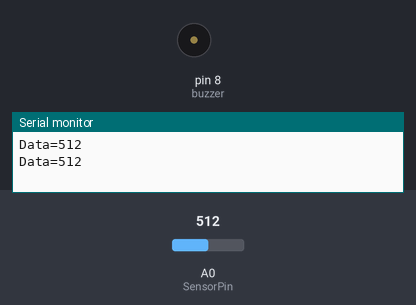
Simulated run of this sketch. Board: Arduino Uno, built with avr-gcc and run on an emulated ATmega328P. Shown: buzzer (waves = sounding, pin HIGH), the last lines printed to the serial monitor. The inputs (shaded band) are chosen by the test bench; at power-on: A0 (SensorPin) = 512.

Above: at 1.8 s.
1.9 s: A0 (SensorPin) set to 484
At 3.1 s:
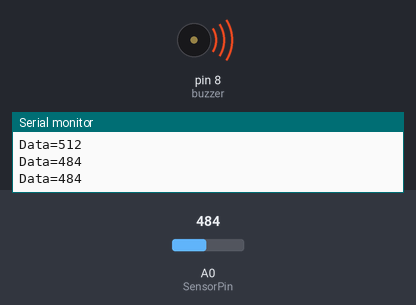
3.5 s: A0 (SensorPin) set to 510
At 4.7 s:
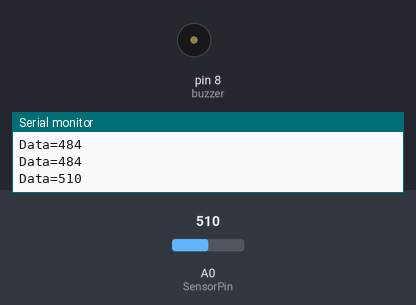
5.5 s: A0 (SensorPin) set to 490
At 7.4 s:
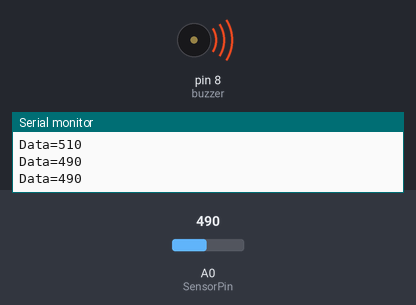
Timing chart, 0 to 8.9 s (numbered marks = the images above; inputs shaded):
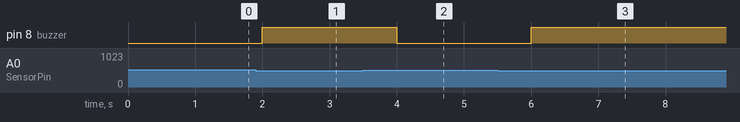

Measured:
- the behaviour switches between 500 and 499 on A0 (SensorPin) (found by bisection; images 0 and 1)
- after the input at 1.9 s, pin 8 (buzzer): LOW → HIGH after 0.10 s
- after the input at 3.5 s, pin 8 (buzzer): HIGH → LOW after 0.50 s
- after the input at 5.5 s, pin 8 (buzzer): LOW → HIGH after 0.50 s

The sketch:

Photosensitive_alarm.ino
```cpp
/*
 * Author: SMRAZA KEEN
 * Date:2016/6/29
 * IDE V1.6.9
 * Email:TechnicSmraza@outlook.com
 * Function:
 * Tips:Open the serial port
 */
const int SensorPin = A0;
const int buzzer = 8;
int Data=0;
void setup()
{
pinMode(buzzer,OUTPUT);
pinMode (SensorPin,INPUT);
Serial.begin(9600);
}
void loop()
{
  Data=analogRead(SensorPin);
  Serial.print("Data=");
  Serial.print(Data);
  Serial.println("\n");
  if(Data<500){
      digitalWrite(buzzer,HIGH);
      delay(500);
    }
    else
    {
      digitalWrite(buzzer,LOW);
      delay(500);
      }
  delay(500);
}
```
